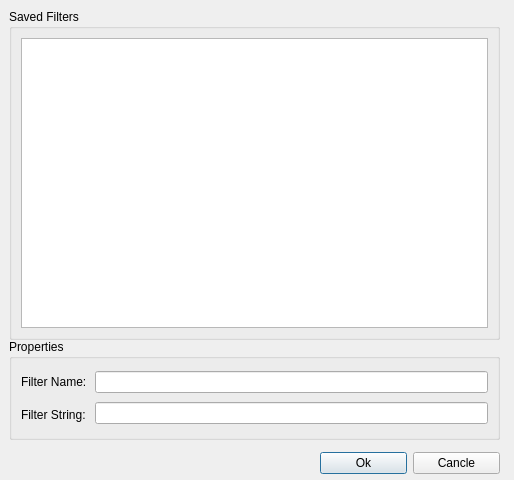
<?xml version="1.0" encoding="UTF-8"?>
<ui version="4.0">
 <class>SavedFilters</class>
 <widget class="QDialog" name="SavedFilters">
  <property name="enabled">
   <bool>true</bool>
  </property>
  <property name="geometry">
   <rect>
    <x>0</x>
    <y>0</y>
    <width>514</width>
    <height>480</height>
   </rect>
  </property>
  <property name="acceptDrops">
   <bool>false</bool>
  </property>
  <property name="windowTitle">
   <string>Dialog</string>
  </property>
  <widget class="QGroupBox" name="groupBox">
   <property name="geometry">
    <rect>
     <x>9</x>
     <y>9</y>
     <width>491</width>
     <height>331</height>
    </rect>
   </property>
   <property name="title">
    <string>Saved Filters</string>
   </property>
   <layout class="QHBoxLayout" name="horizontalLayout_2">
    <item>
     <widget class="QListView" name="listView"/>
    </item>
   </layout>
  </widget>
  <widget class="QGroupBox" name="groupBox_3">
   <property name="geometry">
    <rect>
     <x>9</x>
     <y>339</y>
     <width>491</width>
     <height>101</height>
    </rect>
   </property>
   <property name="title">
    <string>Properties</string>
   </property>
   <layout class="QHBoxLayout" name="horizontalLayout_4">
    <item>
     <layout class="QHBoxLayout" name="horizontalLayout">
      <item>
       <layout class="QVBoxLayout" name="verticalLayout">
        <item>
         <widget class="QLabel" name="label">
          <property name="text">
           <string>Filter Name:</string>
          </property>
         </widget>
        </item>
        <item>
         <widget class="QLabel" name="label_2">
          <property name="text">
           <string>Filter String: </string>
          </property>
         </widget>
        </item>
       </layout>
      </item>
      <item>
       <layout class="QVBoxLayout" name="verticalLayout_2">
        <item>
         <widget class="QLineEdit" name="lineEdit">
          <property name="readOnly">
           <bool>true</bool>
          </property>
         </widget>
        </item>
        <item>
         <widget class="QLineEdit" name="lineEdit_2">
          <property name="readOnly">
           <bool>true</bool>
          </property>
         </widget>
        </item>
       </layout>
      </item>
     </layout>
    </item>
   </layout>
  </widget>
  <widget class="QWidget" name="">
   <property name="geometry">
    <rect>
     <x>320</x>
     <y>450</y>
     <width>180</width>
     <height>27</height>
    </rect>
   </property>
   <layout class="QHBoxLayout" name="horizontalLayout_3">
    <item>
     <widget class="QPushButton" name="pushButton_2">
      <property name="text">
       <string>Ok</string>
      </property>
     </widget>
    </item>
    <item>
     <widget class="QPushButton" name="pushButton">
      <property name="text">
       <string>Cancle</string>
      </property>
     </widget>
    </item>
   </layout>
  </widget>
 </widget>
 <resources/>
 <connections>
  <connection>
   <sender>pushButton</sender>
   <signal>clicked()</signal>
   <receiver>SavedFilters</receiver>
   <slot>close()</slot>
   <hints>
    <hint type="sourcelabel">
     <x>456</x>
     <y>461</y>
    </hint>
    <hint type="destinationlabel">
     <x>510</x>
     <y>307</y>
    </hint>
   </hints>
  </connection>
 </connections>
</ui>
